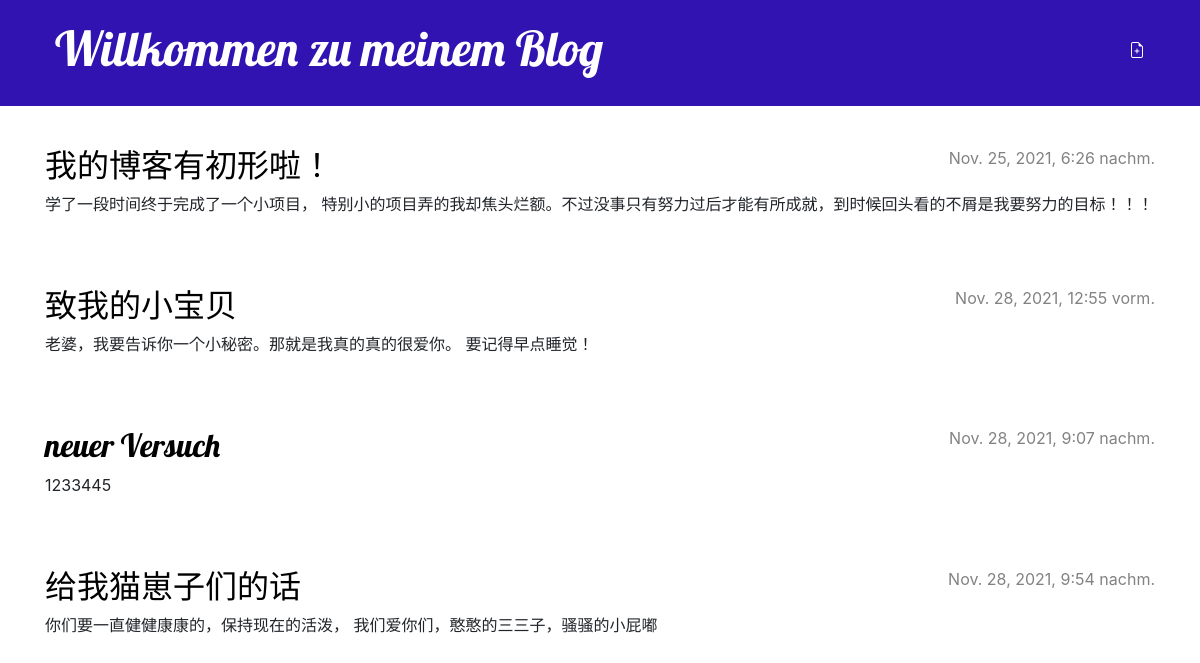
The app's page / (signed in) with its own data.
### blog/models.py (models this page shows, shortened)
class Post(models.Model):
    author = models.ForeignKey(settings.AUTH_USER_MODEL, on_delete=models.CASCADE)
    title = models.CharField(max_length=200)
    text = models.TextField()
    created_date = models.DateTimeField(default=timezone.now)
    published_date = models.DateTimeField(blank = True, null = True)

### blog/views.py (the view)
# urls.py: path('', views.post_list, name='post_list'), #'' Domain Name wird ignorier
def post_list(request):
    posts = Post.objects.filter(published_date__lte=timezone.now()).order_by('published_date')
    return render(request, 'blog/post_list.html', {'posts': posts})

### blog/templates/blog/post_list.html
{% extends 'blog/base.html' %}
{%block content%}
    {% for post in posts %}
        <article class="post">
             <time class="date">
                 {{ post.published_date }}
             </time>
            <h2><a href="{% url 'post_detail' pk=post.pk %}">{{ post.title }}</a></h2>
            <p>{{ post.text|linebreaksbr }}</p>
         </article>
     {% endfor %}
{% endblock %}

### blog/static/css/blog.css (style rules this page uses)
h1, h2, h3, h4 { font-family: 'Lobster', cursive; }
.date { color: #828282; }
.post { margin-bottom: 70px; }
.post h2 a, .post h2 a:visited { color: #000000; }
.post > .date, .post > .actions { float: right; }

### records on screen
Post: published_date "Nov. 25, 2021, 6:26 nachm.", title "我的博客有初形啦！", text "学了一段时间终于完成了一个小项目， 特别小的项目弄的我却焦头烂额。不过没事只有努力过后才能有所成就，到时候回头看的不屑是我要努力的目标！！！"
Post: published_date "Nov. 28, 2021, 12:55 vorm.", title "致我的小宝贝", text "老婆，我要告诉你一个小秘密。那就是我真的真的很爱你。 要记得早点睡觉！"
Post: published_date "Nov. 28, 2021, 9:07 nachm.", title "neuer Versuch", text "1233445"
Post: published_date "Nov. 28, 2021, 9:54 nachm.", title "给我猫崽子们的话", text "你们要一直健健康康的，保持现在的活泼， 我们爱你们，憨憨的三三子，骚骚的小屁嘟"
